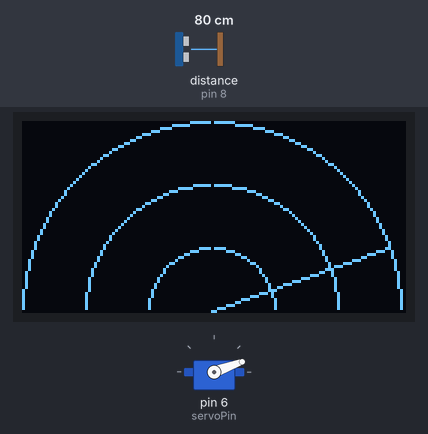
The sketch below on a simulated Arduino Uno, built with avr-gcc and run on an emulated ATmega328P. On the bench: 128×64 one-colour display, servo. Wiring (inferred from the names in the program): ultrasonic range finder: trigger pin 2; echo pin 8. Inputs (shaded band) come from the test bench; at power-on: distance to the obstacle (sensor on pin 8) 80 cm. The echo pulse lasts 58.3 µs per cm.

Above: at 1.28 s.
1.3 s: distance to the obstacle (sensor on pin 8) set to 2 cm
At 2.4 s:
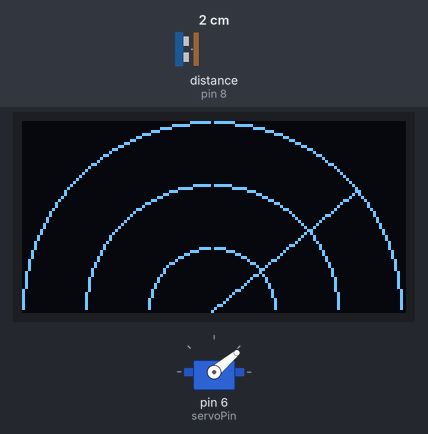
3.0 s: distance to the obstacle (sensor on pin 8) set to 9 cm
At 3.52 s:
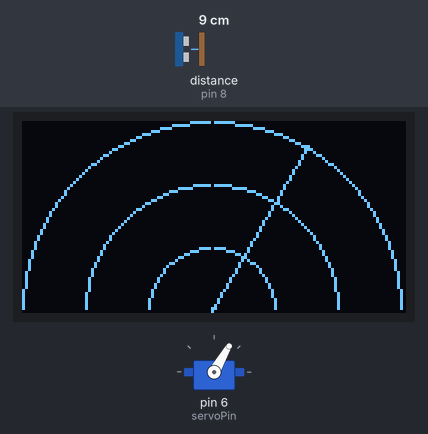
5.1 s: distance to the obstacle (sensor on pin 8) set to 4 cm
At 5.32 s:
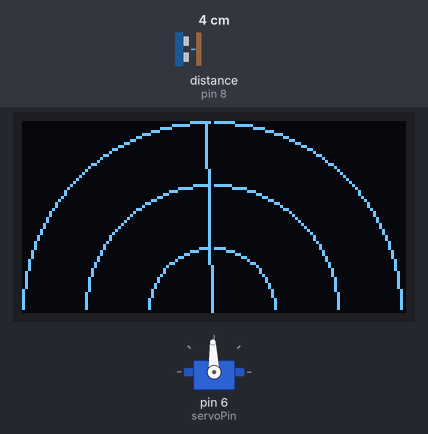
Timing chart, 0 to 17.7 s (numbered marks = the images above; inputs shaded):
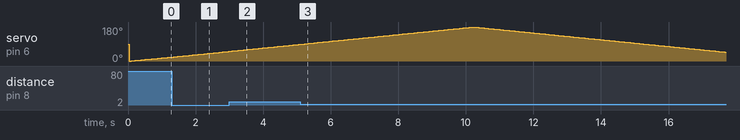

The sketch:

Task1.4_test.ino
```cpp
/**
* TASK: 1.4
* NAME: Sonar
* DESC: Integrate a servo, ultrasonic module and OLED to create a primitive sonar.
*/

#include <Wire.h>
#include <Adafruit_GFX.h>
#include <Adafruit_SSD1306.h>
#include <Servo.h>

Servo servoObj;

const uint8_t width = 128;
const uint8_t height = 64;
const uint8_t resetPin = -1;
const uint8_t servoPin = 6;

uint8_t trig = 2;
uint8_t echo = 8;

Adafruit_SSD1306 display(width, height, &Wire, resetPin);

void drawSonar(double degRad);

double distance();

void setup()
{
  Serial.begin(9600);
  if(!display.begin(SSD1306_SWITCHCAPVCC, 0x3C))
    Serial.println("SSD1306 Allocation Failed!");

  pinMode(servoPin, OUTPUT);
  servoObj.attach(servoPin);
  pinMode(trig, OUTPUT);
  digitalWrite(trig, LOW);
  pinMode(echo,INPUT);

  display.setTextSize(1);
  display.setTextColor(SSD1306_WHITE);
}

void loop()
{
  for(int i = 0; i<=360; i++)
  {
    int deg = i>180?(360-i):i;
    double degRad = deg*3.14159/180;

    servoObj.write(deg);

    drawSonar(degRad);

    delay(20);

    double objRadius = map(distance()*100, 0, 40000, 0, 6300)/100; //maps to points within the oled
    int objX = 63+objRadius*cos(degRad);
    int objY = 63-objRadius*sin(degRad);
    display.drawPixel(objX, objY, SSD1306_WHITE);

    display.display();
  }

}

void drawSonar(double degRad)
{
  display.clearDisplay();
  //draw basic sonar elements, 3 = 0011 used for the bitmask, draws upper half of semicircle as our servo only goes from 0 to 180
  display.drawCircleHelper(63,63,63,3,SSD1306_WHITE);
  display.drawCircleHelper(63,63,42,3,SSD1306_WHITE);
  display.drawCircleHelper(63,63,21,3,SSD1306_WHITE);
  display.drawLine(63,63,63+63*cos(degRad),63-63*sin(degRad),SSD1306_WHITE); //sonar sweeping line
}

double distance()
{
  digitalWrite(trig, HIGH);
  delayMicroseconds(10);
  digitalWrite(trig,LOW);
  unsigned long time = pulseIn(echo,HIGH);
  double distance = (0.0343*time) / 2.0; //result in cm
  return distance;
}
```

Measured:
- by itself, servo on pin 6 (servoPin): rises from 88° to 180° in 5.1 s, then falls to 47° in 7.4 s
